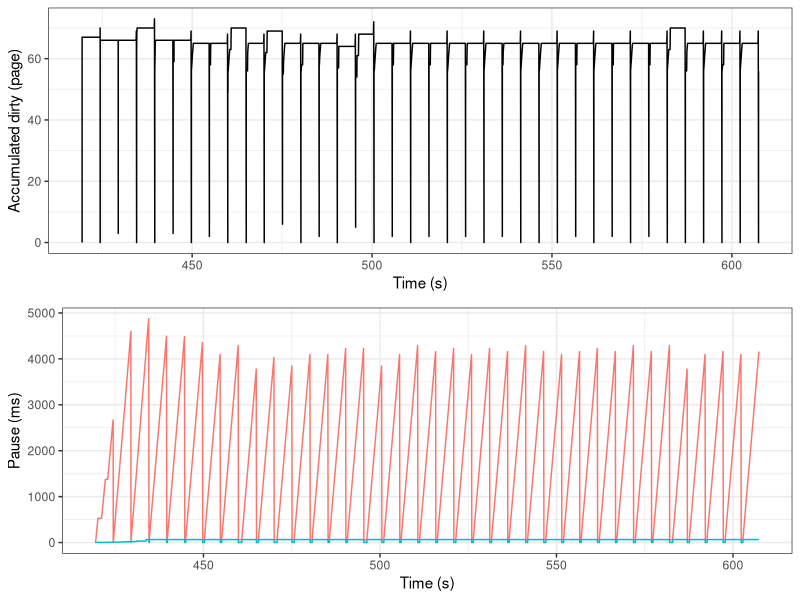

Write the R code that produced this figure.
#!/usr/bin/Rscript --vanilla
library(dplyr)
library(ggplot2)
library(RColorBrewer)
library(gridExtra)
library(grid)

#------------------------------------------------------------------------------

printf <- function(...) invisible(print(sprintf(...)))

#------------------------------------------------------------------------------

png(filename='dirty-and-pause.png', width=860, height=640)

d <- read.csv('kernel-dwt-events.csv')
time_range=c(min(d$Time), max(d$Time))

p1 <- ggplot(d %>% filter(Event == 'AccDirty'), aes(x=Time, y=Value)) +
        geom_line() +
        xlab('Time (s)') +
        ylab('Accumulated dirty (page)') +
        xlim(time_range) +
        theme_bw()
d2 <- d %>% filter(Event == 'AccPause')
pause <- c(0, diff(d2$Value))
pause[pause < 0] <- 0
d3 <- data.frame(Time = d2$Time,
                 Event = rep('Pause', nrow(d2)),
                 Value=pause
)
d4 <- rbind(d2, d3)
p2 <- ggplot(d4, aes(x=Time, y=Value, color=Event)) +
        geom_line() +
        xlab('Time (s)') +
        ylab('Pause (ms)') +
        xlim(time_range) +
        theme_bw() +
        theme(legend.position='none')
grid.arrange(p1, p2, nrow=2)

dev.off()
save.image(file='kernel-dwt-events.RData')
